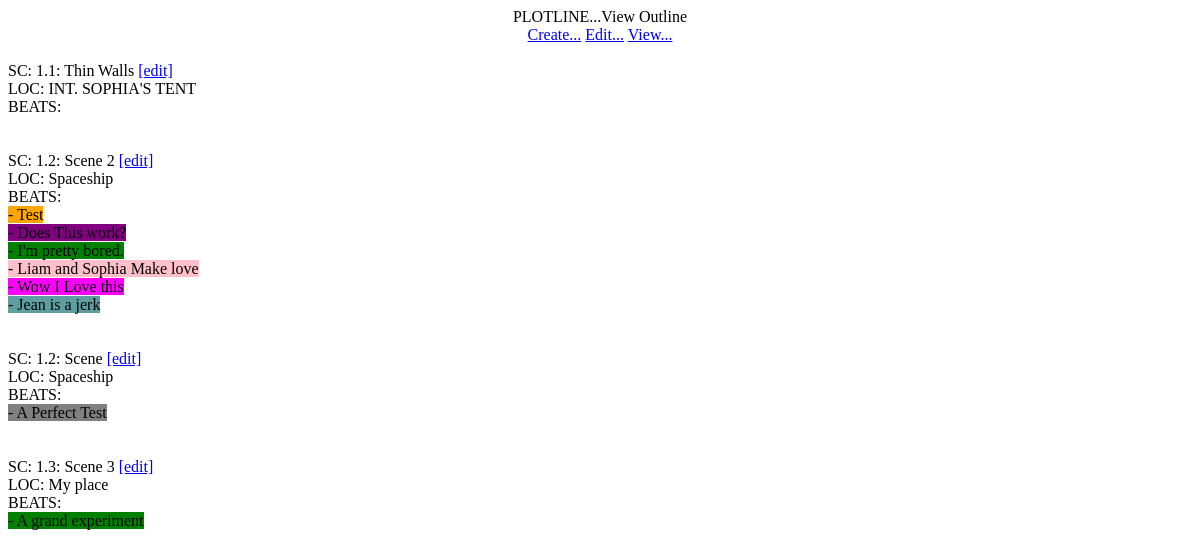
The app's page /viewoutline, older data.
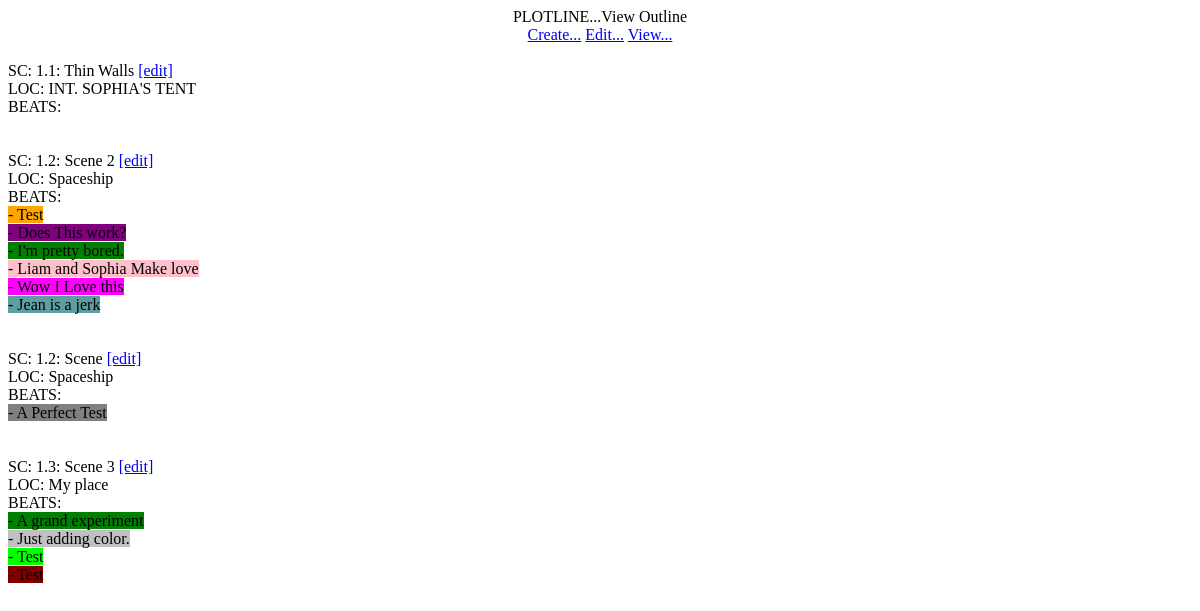
The same page, newer data.
### tables this page shows
CREATE TABLE "MAIN" (
	"KEY"	INTEGER UNIQUE,
	"CHAPTER"	INTEGER,
	"SCENE"	INTEGER,
	"TITLE"	TEXT UNIQUE,
	"LOCATION"	TEXT,
	"TAGS"	TEXT,
	PRIMARY KEY("KEY" AUTOINCREMENT)
);

CREATE TABLE "SCENE" (
	"KEY"	INTEGER,
	"NARRATIVE"	TEXT,
	"scene75"	TEXT,
	"scene76"	TEXT,
	"scene77"	TEXT,
	"scene78"	TEXT,
	"scene79"	TEXT,
	"scene80"	TEXT,
	"scene81"	TEXT,
	"scene82"	TEXT,
	"scene83"	TEXT,
	"scene84"	TEXT,
	"scene85"	TEXT
, scene86 TEXT, scene87 TEXT, scene88 TEXT, scene89 TEXT, scene90 TEXT, scene91 TEXT);

### plotline.py (the view)
@app.route('/viewoutline')
def viewoutline():
	import sqlite3
	connection = sqlite3.connect('projdbs/' + database)
	connection.row_factory = sqlite3.Row
	cursor = connection.cursor()
	cursor.execute('SELECT * FROM MAIN WHERE TITLE is not NULL ORDER BY\
	 CHAPTER, SCENE' )
	info = cursor.fetchall()
	cursor.execute('SELECT * FROM SCENE WHERE KEY != "NULL"')
	beats = cursor.fetchall()
	return render_template('viewoutline.html', info=info, beats=beats)

### templates/viewoutline.html (shortened to what this page needs)
<!DOCTYPE html PUBLIC "-//W3C//DTD HTML 4.01//EN" "http://www.w3.org/TR/html4/strict.dtd">
<html><head>
</head><body>
<div style="text-align: center;">PLOTLINE...View Outline<br>
   <a href="\createscene">Create...</a>
  <a href="\editscene">Edit...</a>
  <a href="\viewoutline">View...</a>
  <br>
  <br>
<div style="text-align: left;">
{% for row in info %}
SC: {{row['CHAPTER']}}.{{row['SCENE']}}: {{row['TITLE']}}<a href="\editscene\{{row['KEY']}}">[edit]</a><br>
LOC: {{row['LOCATION']}}<br>
BEATS:<br>
{% for beat in beats %}
{% set scenenumber = "scene" + row['KEY']|string %}
{% if beat['KEY'] == row['KEY'] %}
{% if beat['NARRATIVE'] == 'Prisoners' %}
{% set color = 'orange' %}
{% elif beat['NARRATIVE'] == 'Terrorism' %}
{% set color = 'purple' %}
{% elif beat['NARRATIVE'] == 'Liam + Sophia' %}
{% set color = 'pink' %}
{% elif beat['NARRATIVE'] == 'Emma is a spy' %}
{% set color = 'gray' %}
{% elif beat['NARRATIVE'] == 'Jean is Evil' %}
{% set color = 'cadetblue' %}
{% elif beat['NARRATIVE'] == 'Elijah Investigates' %}
{% set color = 'green' %}
{% elif beat['NARRATIVE'] == 'Emma is Dead' %}
{% set color = 'silver' %}
{% elif beat['NARRATIVE'] == 'Rachel + Ben' %}
{% set color = 'fuchsia' %}
{% elif beat['NARRATIVE'] == 'Ben + Sophia' %}
{% set color = 'maroon' %}
{% elif beat['NARRATIVE'] == 'Rachel needs Bens Help' %}
{% set color = 'lime' %}
{% elif beat['NARRATIVE'] == 'Sophia Investigates Repairs' %}
{% set color = 'olive' %}
{% elif beat['NARRATIVE'] == 'Liam Investigates Terrorism' %}
{% set color = 'yellow' %}
{% elif beat['NARRATIVE'] == 'Jean + Sophia' %}
{% set color = 'navy' %}
{% elif beat['NARRATIVE'] == 'Emma + Jean' %}
{% set color = 'teal' %}
{% elif beat['NARRATIVE'] == 'The ONHR' %}
{% set color = 'aqua' %}
{% elif beat['NARRATIVE'] == 'Special' %}
{% set color = 'red' %}
{% endif %}
<span style="background-color: {{ color }};"> - {{ beat[scenenumber] }}</span> <br>
{% endif %}
{% endfor %}
<br>
<br>
{% endfor %}
</div>
</body></html>

Row changes from the older to the newer data that the page shows:
added SCENE: scene91 "Just adding color.", shown under MAIN "Scene 3"
added SCENE: scene91 "Test", shown under MAIN "Scene 3"
added SCENE: scene91 "Test", shown under MAIN "Scene 3"
